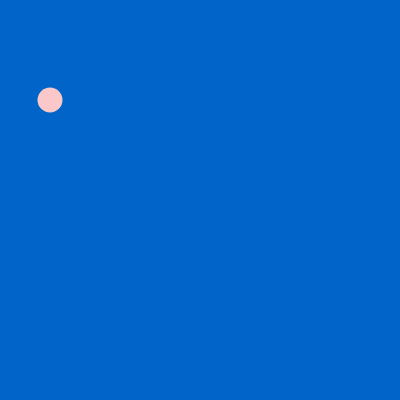
Frame 1 (no input)
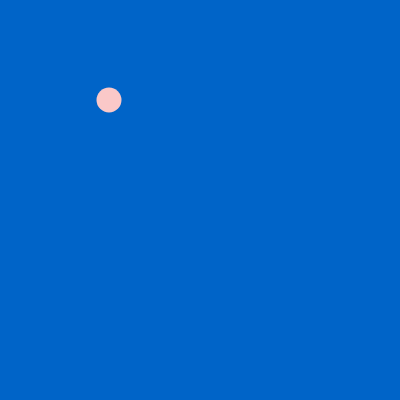
Frame 60 (no input)
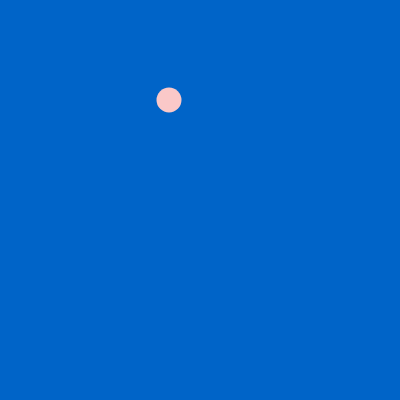
Frame 120 (the mouse pressed at the canvas centre since frame 60)

The p5.js sketch that drew these frames (run headless with seeded random() and noise() and a simulated clock; from frame 60 on, the mouse is pressed at the canvas centre):

// p5.js sketch
// ── sketch.js
let x = 50;


let circle = {
    x : 50,
    y : 100,
    r : 25
};


function setup() {
    createCanvas(400, 400);
    
    
}

function draw() {
    
    background(0,100,200);
    noStroke();
    fill(250, 200, 200);
    ellipse(circle.x,circle.y,circle.r,circle.r);
    circle.x++;
}
